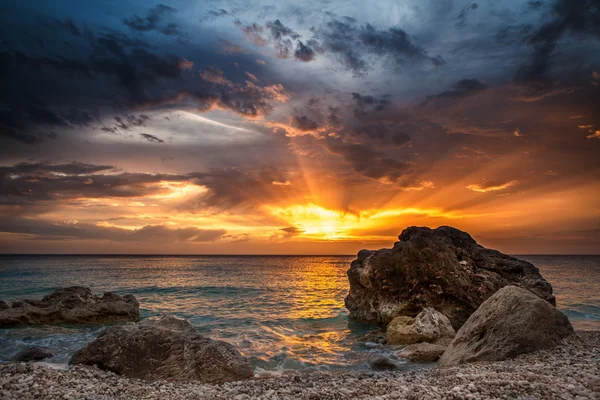
#> input picture act7/imagen.jpg, 600 x 400 px, found by its file name
$ python act7.py
#> lines starting #> are read from the running program, lines starting #| are printed output that depends on the picture; after the words box and inside, x2 and y2 are one past the last pixel; in counts of white or black regions, pixels touching at a corner belong together
import cv2
import numpy as np
import matplotlib.pyplot as plt

# Cargar la imagen
imagen = cv2.imread('./uploads/imagen.jpg')
#> imagen is the input picture: shape (400, 600, 3); mean B, G, R 72.2, 82.3, 101.5

# Convertir la imagen de BGR a RGB
imagen_rgb = cv2.cvtColor(imagen, cv2.COLOR_BGR2RGB)

# Crear una máscara de ceros (negra)
mascara = np.zeros(imagen.shape[:2], dtype="uint8")

# Definir el centro y el radio del círculo
centro = (imagen.shape[1] // 2, imagen.shape[0] // 2)
#> centro = (300, 200)
radio = min(imagen.shape[1] // 4, imagen.shape[0] // 4)
#> radio = 100

# Dibujar el círculo en la máscara (blanco)
cv2.circle(mascara, centro, radio, 255, -1)
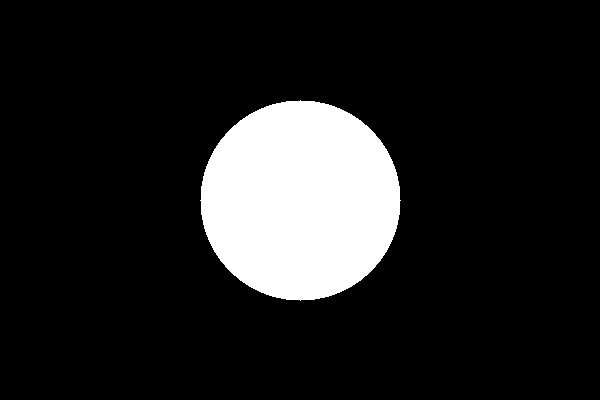
#> mascara: shape (400, 600); 13.1% white; 1 white region, box (x1, y1, x2, y2) and area: (200, 100, 401, 301) 31417

# Aplicar la máscara a la imagen
imagen_mascarada = cv2.bitwise_and(imagen_rgb, imagen_rgb, mask=mascara)
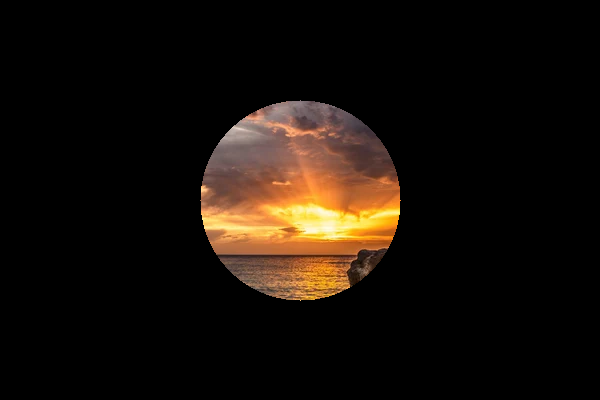
#> imagen_mascarada: shape (400, 600, 3); mean R, G, B 22.5, 15.3, 9.2

# Mostrar la imagen original y la imagen con la máscara aplicada
fig, axs = plt.subplots(1, 2, figsize=(12, 6))
axs[0].imshow(imagen_rgb)
axs[0].set_title('Imagen Original')
axs[0].axis('off')

axs[1].imshow(imagen_mascarada)
axs[1].set_title('Imagen con Máscara')
axs[1].axis('off')

plt.show()
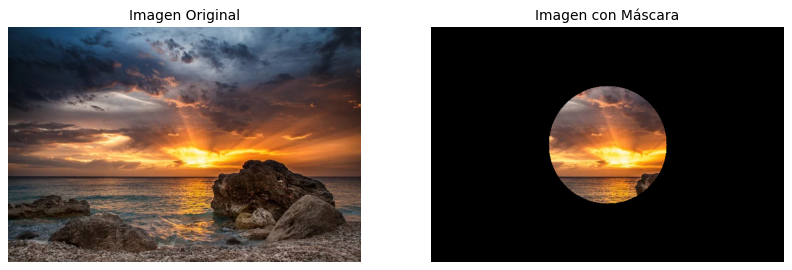
#> figure drawn by matplotlib, 2 panels

# Save the image with the mask applied
imagen_mascarada = cv2.cvtColor(imagen_mascarada, cv2.COLOR_RGB2BGR)

cv2.imwrite('./uploads/imagen_mascarada.jpg', imagen_mascarada)
